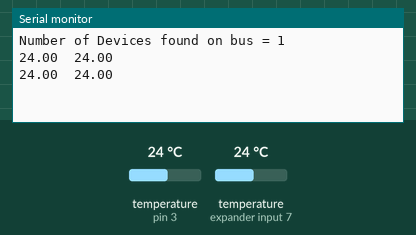
A sketch run on a simulated Arduino Uno, built with avr-gcc and run on an emulated ATmega328P. On the bench: the last lines printed to the serial monitor. The inputs (shaded band) are chosen by the test bench; at power-on: temperature (sensors on pin 3, expander input 7) 24 °C.

Above: at 3.0 s.
3.1 s: temperature (sensor on pin 3) set to 12 °C
At 3.7 s:
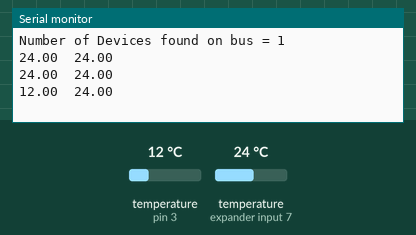
4.6 s: temperature (sensor on expander input 7) set to 12 °C
At 5.9 s:
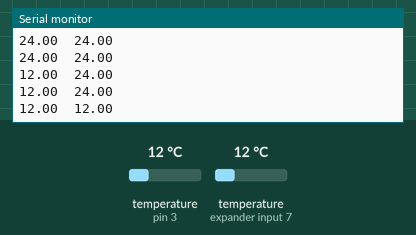
6.1 s: temperature (sensor on pin 3) set to 19 °C
At 7.0 s:
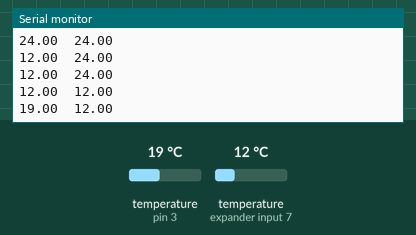
7.6 s: temperature (sensor on expander input 7) set to 19 °C
At 8.7 s:
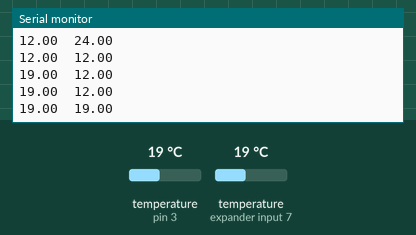
Timing chart, 0 to 10.1 s (numbered marks = the images above; inputs shaded):
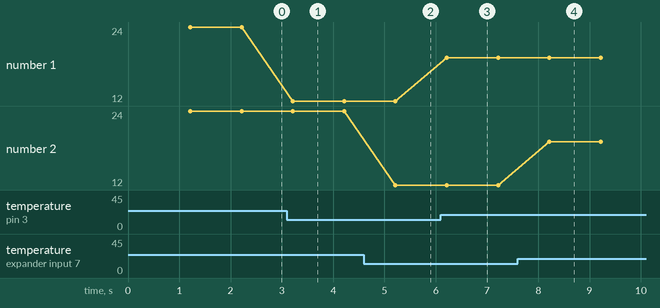

Measured:
- after the input at 3.1 s, the serial monitor: prints a new line after 0.11 s (image 1)
- after the input at 4.6 s, the serial monitor: prints a new line after 0.61 s (image 2)
- after the input at 6.1 s, the serial monitor: prints a new line after 0.11 s (image 3)
- after the input at 7.6 s, the serial monitor: prints a new line after 0.61 s (image 4)
- plotted number 1: 24 → 12 after the input at 3.1 s, 12 → 19 after the input at 6.1 s

The sketch:

ds18s20_heater_ssr_controller_1.ino
```cpp
/*
   http://arduino-info.wikispaces.com/Brick-Temperature-DS18B20
   Questions: terry@yourduino.com
   V1.01  01/17/2013 ...based on examples from Rik Kretzinger

*/

#include <OneWire.h>
#include <DallasTemperature.h>

#define ONE_WIRE_BUS_PIN 3
#define SSR_PIN 6

unsigned int state = 1;

unsigned long currentMillis = 0;
unsigned long tempLastMillis = 0;
unsigned int tempTimer = 1000;
double probe01Temp = 0;
double probe02Temp = 0;

unsigned long ssrLastMillis = 0;
unsigned int ssrFreq = 5;
unsigned int ssrDutyCycle = 50;
unsigned int count = 0;

unsigned long regLastMillis=0;
double R = 2;
double U = 0;
double U_old = 0;
double y = 0;
double regIntervall = 1000;
double Kp = 0.;


// Setup a oneWire instance to communicate with any OneWire devices
OneWire oneWire(ONE_WIRE_BUS_PIN);
// Pass our oneWire reference to Dallas Temperature.
DallasTemperature sensors(&oneWire);
//Specific adresses
DeviceAddress Probe01 = { 0x28, 0x5D, 0xD8, 0x3D, 0x06, 0x00, 0x00, 0x1E };
DeviceAddress Probe02 = { 0x28, 0xFF, 0x1D, 0x62, 0x61, 0x15, 0x03, 0xB0 };


void setup() {
  pinMode(ONE_WIRE_BUS_PIN, INPUT);
  pinMode(SSR_PIN, OUTPUT);

  Serial.begin(9600);

  sensors.begin();
  // set the resolution to 10 bit (Can be 9 to 12 bits .. lower is faster)
  sensors.setResolution(Probe01, 10);
  sensors.setResolution(Probe02, 10);

  Serial.println();
  Serial.print("Number of Devices found on bus = ");
  Serial.println(sensors.getDeviceCount());
}

void loop() {
  currentMillis = millis();


  if (currentMillis - tempLastMillis >= tempTimer){
    tempLastMillis = currentMillis;

    sensors.requestTemperatures();
    probe01Temp = getTemperature(Probe01);
    probe02Temp = getTemperature(Probe02);

    Serial.print(probe01Temp);
    Serial.print("\t");
    Serial.println(probe02Temp);

    if ((probe01Temp+probe02Temp)/2 < 35) {
      digitalWrite(SSR_PIN, HIGH);
    }
    else {
      digitalWrite(SSR_PIN, LOW);
    }

  }//temp read timer


  if (currentMillis - ssrLastMillis >= 100){
    ssrLastMillis = currentMillis;

    if (count > 100) {count = 0;
      digitalWrite(13, HIGH);
    }
    if (count == ssrDutyCycle) {
      digitalWrite(13, LOW);
    }
    count++;
  }

}


double getTemperature(DeviceAddress deviceAddress)
{

  double tempC = sensors.getTempC(deviceAddress);

  if (tempC == -127.00) {
    Serial.print("Error getting temperature  ");
  }
  else {
    return tempC;
  }
}
```
